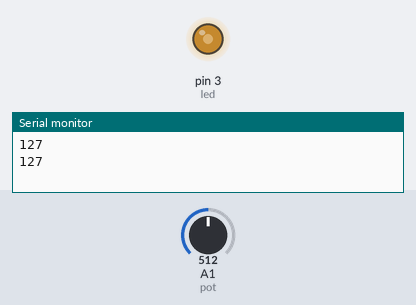
Recording of a sketch running on a simulated Arduino Uno, built with avr-gcc and run on an emulated ATmega328P. Parts: output pins drawn as LEDs (lit = HIGH), the last lines printed to the serial monitor. The inputs (shaded band) are chosen by the test bench; at power-on: A1 (pot) = 512.

Above: at 1.8 s.
1.9 s: A1 (pot) set to 716
At 3.2 s:
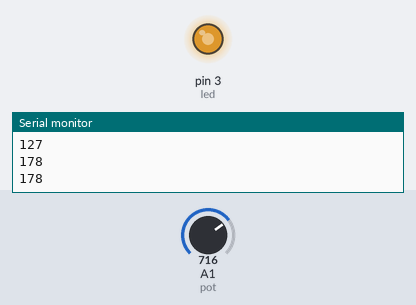
3.5 s: A1 (pot) set to 900
At 5.0 s:
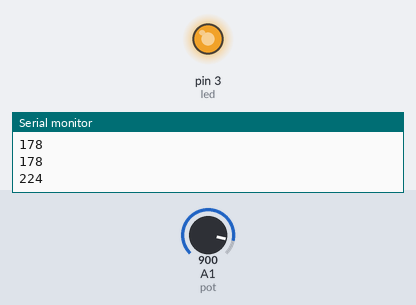
5.5 s: A1 (pot) set to 122
At 6.5 s:
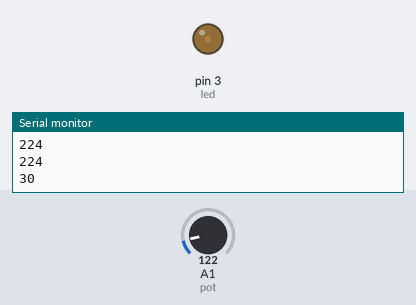
7.5 s: A1 (pot) set to 0
At 9.2 s:
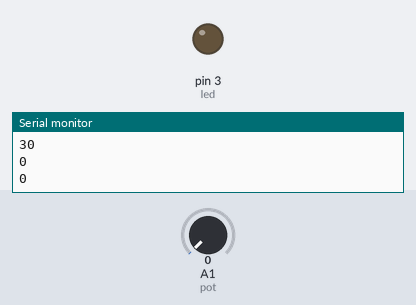
9.5 s: A1 (pot) set to 511
At 10.8 s:
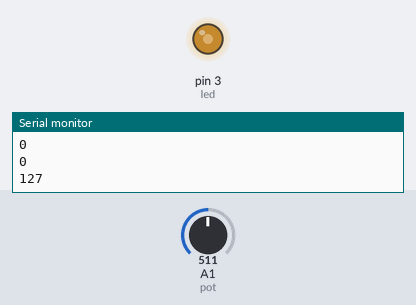
Timing chart, 0 to 12.5 s (numbered marks = the images above; inputs shaded):
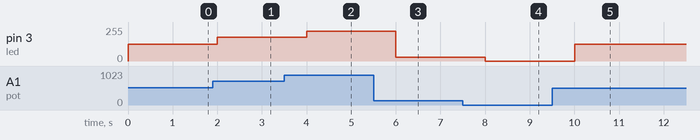

The sketch:

pwm.ino
```cpp
// C++ code
//

#define pot A1
# define led 3
void setup()
{
  Serial.begin(9600);
  pinMode(pot, INPUT);
  pinMode(led,OUTPUT);
}

void loop()
{
  int leitura=map(analogRead(pot),0,1023,0,255);
  Serial.println(leitura);
  analogWrite(led,leitura);
  delay(1000);
}
```

Measured:
- after the input at 1.9 s, pin 3 (led): 127/255 → 178/255 after 0.10 s
- after the input at 3.5 s, pin 3 (led): 178/255 → 224/255 after 0.50 s
- after the input at 5.5 s, pin 3 (led): 224/255 → 30/255 after 0.50 s
- after the input at 7.5 s, pin 3 (led): 30/255 → 0/255 after 0.50 s
- after the input at 9.5 s, pin 3 (led): 0/255 → 127/255 after 0.50 s
